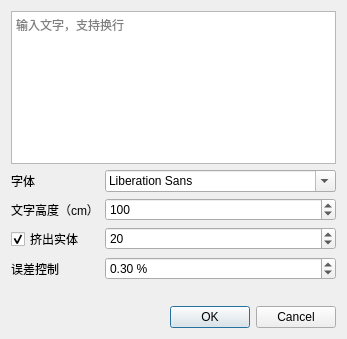
<?xml version='1.0' encoding='utf-8'?>
<ui version="4.0">
 <class>TextDialog</class>
 <widget class="QDialog" name="TextDialog">
  <property name="geometry">
   <rect>
    <x>0</x>
    <y>0</y>
    <width>347</width>
    <height>339</height>
   </rect>
  </property>
  <property name="windowTitle">
   <string>3D 文字</string>
  </property>
  <layout class="QVBoxLayout" name="layout">
   <item>
    <widget class="QPlainTextEdit" name="textInput">
     <property name="placeholderText">
      <string>输入文字，支持换行</string>
     </property>
    </widget>
   </item>
   <item>
    <layout class="QFormLayout" name="form">
     <item row="0" column="0">
      <widget class="QLabel" name="fontLabel">
       <property name="text">
        <string>字体</string>
       </property>
      </widget>
     </item>
     <item row="0" column="1">
      <widget class="QFontComboBox" name="fontInput" />
     </item>
     <item row="1" column="0">
      <widget class="QLabel" name="heightLabel">
       <property name="text">
        <string>文字高度（cm）</string>
       </property>
      </widget>
     </item>
     <item row="1" column="1">
      <widget class="QDoubleSpinBox" name="heightInput">
       <property name="decimals">
        <number>0</number>
       </property>
       <property name="minimum">
        <double>0.000000000000000</double>
       </property>
       <property name="maximum">
        <double>10000.000000000000000</double>
       </property>
       <property name="singleStep">
        <double>5.000000000000000</double>
       </property>
       <property name="value">
        <double>100.000000000000000</double>
       </property>
      </widget>
     </item>
     <item row="2" column="0">
      <widget class="QCheckBox" name="extrudeInput">
       <property name="text">
        <string>挤出实体</string>
       </property>
       <property name="checked">
        <bool>true</bool>
       </property>
      </widget>
     </item>
     <item row="2" column="1">
      <widget class="QDoubleSpinBox" name="depthInput">
       <property name="prefix">
        <string />
       </property>
       <property name="suffix">
        <string />
       </property>
       <property name="decimals">
        <number>0</number>
       </property>
       <property name="minimum">
        <double>0.000000000000000</double>
       </property>
       <property name="maximum">
        <double>10000.000000000000000</double>
       </property>
       <property name="value">
        <double>20.000000000000000</double>
       </property>
      </widget>
     </item>
     <item row="3" column="0">
      <widget class="QLabel" name="errorControlLabel">
       <property name="text">
        <string>误差控制</string>
       </property>
      </widget>
     </item>
     <item row="3" column="1">
      <widget class="QDoubleSpinBox" name="errorInput">
       <property name="toolTip">
        <string>相对文字高度的曲线近似误差；值越大，分段越少</string>
       </property>
       <property name="suffix">
        <string> %</string>
       </property>
       <property name="decimals">
        <number>2</number>
       </property>
       <property name="minimum">
        <double>0.000000000000000</double>
       </property>
       <property name="maximum">
        <double>5.000000000000000</double>
       </property>
       <property name="singleStep">
        <double>0.050000000000000</double>
       </property>
       <property name="value">
        <double>0.300000000000000</double>
       </property>
      </widget>
     </item>
    </layout>
   </item>
   <item>
    <widget class="QLabel" name="errorLabel">
     <property name="text">
      <string />
     </property>
     <property name="wordWrap">
      <bool>true</bool>
     </property>
    </widget>
   </item>
   <item>
    <widget class="QDialogButtonBox" name="buttons">
     <property name="standardButtons">
      <set>QDialogButtonBox::Cancel|QDialogButtonBox::Ok</set>
     </property>
    </widget>
   </item>
  </layout>
 </widget>
 <resources />
 <connections />
</ui>
